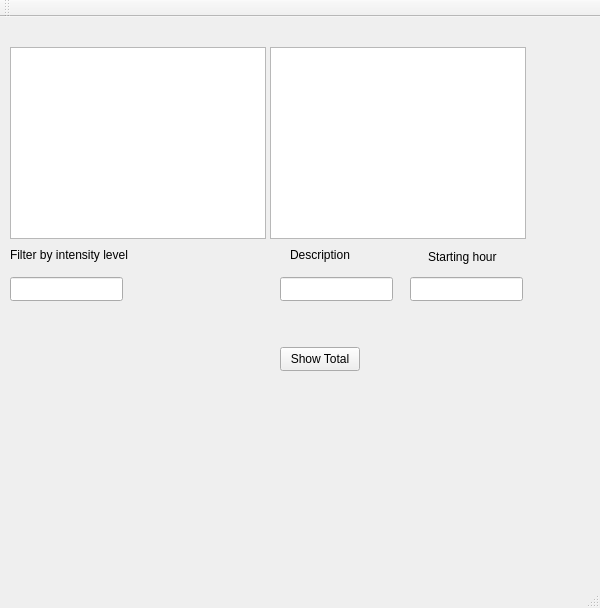
<?xml version="1.0" encoding="UTF-8"?>
<ui version="4.0">
 <class>sportClass</class>
 <widget class="QMainWindow" name="sportClass">
  <property name="geometry">
   <rect>
    <x>0</x>
    <y>0</y>
    <width>600</width>
    <height>608</height>
   </rect>
  </property>
  <property name="windowTitle">
   <string>sport</string>
  </property>
  <widget class="QWidget" name="centralWidget">
   <widget class="QWidget" name="widget" native="true">
    <property name="geometry">
     <rect>
      <x>0</x>
      <y>20</y>
      <width>541</width>
      <height>421</height>
     </rect>
    </property>
    <widget class="QListWidget" name="listSport">
     <property name="geometry">
      <rect>
       <x>10</x>
       <y>10</y>
       <width>256</width>
       <height>192</height>
      </rect>
     </property>
    </widget>
    <widget class="QLineEdit" name="lineFilter">
     <property name="geometry">
      <rect>
       <x>10</x>
       <y>240</y>
       <width>113</width>
       <height>24</height>
      </rect>
     </property>
    </widget>
    <widget class="QLineEdit" name="lineDesc">
     <property name="geometry">
      <rect>
       <x>280</x>
       <y>240</y>
       <width>113</width>
       <height>24</height>
      </rect>
     </property>
    </widget>
    <widget class="QLabel" name="label">
     <property name="geometry">
      <rect>
       <x>290</x>
       <y>210</y>
       <width>91</width>
       <height>16</height>
      </rect>
     </property>
     <property name="text">
      <string>Description</string>
     </property>
    </widget>
    <widget class="QLabel" name="totalHours">
     <property name="geometry">
      <rect>
       <x>410</x>
       <y>310</y>
       <width>91</width>
       <height>16</height>
      </rect>
     </property>
     <property name="text">
      <string/>
     </property>
    </widget>
    <widget class="QLabel" name="label_3">
     <property name="geometry">
      <rect>
       <x>10</x>
       <y>210</y>
       <width>141</width>
       <height>16</height>
      </rect>
     </property>
     <property name="text">
      <string>Filter by intensity level</string>
     </property>
    </widget>
    <widget class="QListWidget" name="listFiltered">
     <property name="geometry">
      <rect>
       <x>270</x>
       <y>10</y>
       <width>256</width>
       <height>192</height>
      </rect>
     </property>
    </widget>
    <widget class="QLabel" name="label_4">
     <property name="geometry">
      <rect>
       <x>428</x>
       <y>210</y>
       <width>81</width>
       <height>20</height>
      </rect>
     </property>
     <property name="text">
      <string>Starting hour</string>
     </property>
    </widget>
    <widget class="QLineEdit" name="lineStart">
     <property name="geometry">
      <rect>
       <x>410</x>
       <y>240</y>
       <width>113</width>
       <height>24</height>
      </rect>
     </property>
    </widget>
    <widget class="QPushButton" name="totalButton">
     <property name="geometry">
      <rect>
       <x>280</x>
       <y>310</y>
       <width>80</width>
       <height>24</height>
      </rect>
     </property>
     <property name="text">
      <string>Show Total</string>
     </property>
    </widget>
   </widget>
  </widget>
  <widget class="QMenuBar" name="menuBar">
   <property name="geometry">
    <rect>
     <x>0</x>
     <y>0</y>
     <width>600</width>
     <height>21</height>
    </rect>
   </property>
  </widget>
  <widget class="QToolBar" name="mainToolBar">
   <attribute name="toolBarArea">
    <enum>TopToolBarArea</enum>
   </attribute>
   <attribute name="toolBarBreak">
    <bool>false</bool>
   </attribute>
  </widget>
  <widget class="QStatusBar" name="statusBar"/>
 </widget>
 <layoutdefault spacing="6" margin="11"/>
 <resources>
  <include location="sport.qrc"/>
 </resources>
 <connections/>
</ui>
